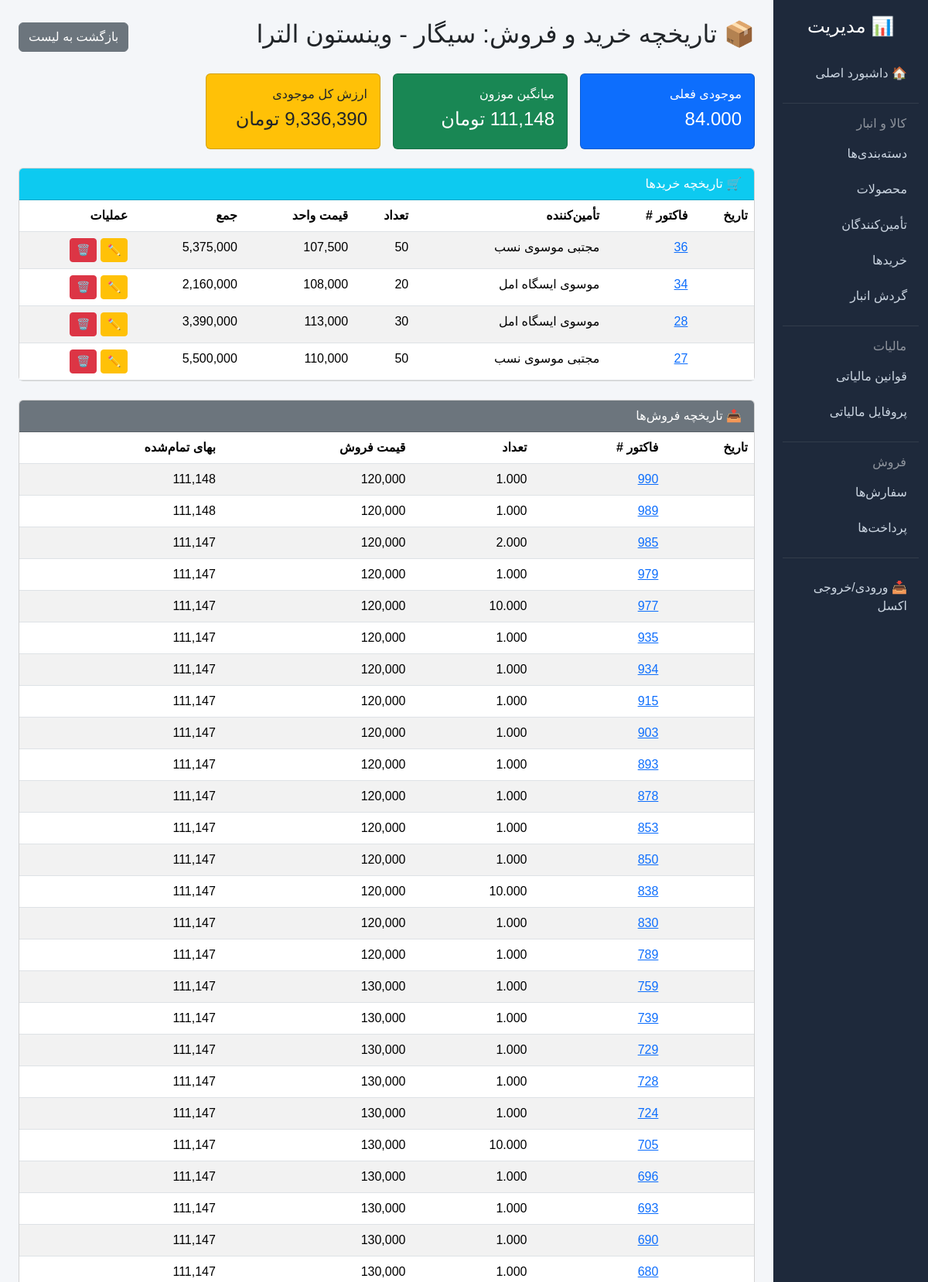
The app's page /management/products/2/purchases/ (signed in, upper part) with its own data.
### inventory/models.py (models this page shows, shortened)
class Product(models.Model):
    UNIT_CHOICES = [
        ('pack', 'بسته'),
        ('carton', 'کارتن'),
        ('piece', 'عدد'),
        ('kg', 'کیلوگرم'),
    ]
    name = models.CharField(max_length=200, verbose_name="نام کالا")
    barcode = models.CharField(max_length=50, unique=True, db_index=True, verbose_name="بارکد")
    category = models.ForeignKey(Category, on_delete=models.PROTECT, verbose_name="دسته‌بندی")
    unit = models.CharField(max_length=10, choices=UNIT_CHOICES, default='pack', verbose_name="واحد")
    purchase_price = models.DecimalField(max_digits=12, decimal_places=0, verbose_name="قیمت خرید (تومان)")
    selling_price = models.DecimalField(max_digits=12, decimal_places=0, verbose_name="قیمت فروش (تومان)")
    is_active = models.BooleanField(default=True, verbose_name="فعال")
    stock_quantity = models.DecimalField(
        max_digits=12, decimal_places=3, default=0,
        validators=[MinValueValidator(0)], verbose_name="موجودی"
    )
    inventory_cost = models.DecimalField(
        max_digits=14, decimal_places=0, default=0,
        verbose_name="ارزش موجودی (تومان)"
    )
    is_featured = models.BooleanField(default=False, verbose_name="نمایش در دسترسی سریع")
    class Meta:
        verbose_name = "محصول"
        verbose_name_plural = "محصولات"
    def __str__(self):
        if self.category:
            return f"{self.category.name} - {self.name}"
        return self.name

class Category(models.Model):
    name = models.CharField(max_length=100, unique=True, verbose_name="نام")
    parent = models.ForeignKey(
        'self', null=True, blank=True, on_delete=models.SET_NULL,
        verbose_name="والد"
    )
    class Meta:
        verbose_name = "دسته‌بندی"
        verbose_name_plural = "دسته‌بندی‌ها"

class PurchaseItem(models.Model):
    purchase = models.ForeignKey(Purchase, related_name='items', on_delete=models.CASCADE, verbose_name="فاکتور خرید")
    product = models.ForeignKey(Product, on_delete=models.PROTECT, verbose_name="کالا")
    quantity = models.PositiveIntegerField(verbose_name="تعداد")
    unit_price = models.DecimalField(max_digits=12, decimal_places=0, verbose_name="قیمت واحد (تومان)")
    tax_amount = models.DecimalField(max_digits=12, decimal_places=0, default=0, verbose_name="مالیات (تومان)")
    class Meta:
        verbose_name = "اقلام خرید"
        verbose_name_plural = "اقلام خرید"

class Purchase(models.Model):
    supplier = models.ForeignKey(Supplier, on_delete=models.PROTECT, verbose_name="تأمین‌کننده")
    created_at = models.DateTimeField(auto_now_add=True, verbose_name="تاریخ")
    total_amount = models.DecimalField(max_digits=14, decimal_places=0, verbose_name="مبلغ کل (تومان)")
    is_paid = models.BooleanField(default=False, verbose_name="پرداخت شده")
    class Meta:
        verbose_name = "خرید"
        verbose_name_plural = "خریدها"

class Supplier(models.Model):
    name = models.CharField(max_length=200, verbose_name="نام")
    phone = models.CharField(max_length=15, blank=True, verbose_name="تلفن")
    address = models.TextField(blank=True, verbose_name="آدرس")
    class Meta:
        verbose_name = "تأمین‌کننده"
        verbose_name_plural = "تأمین‌کنندگان"

### sales/models.py (models this page shows, shortened)
class OrderItem(models.Model):
    order = models.ForeignKey(Order, related_name='items', on_delete=models.CASCADE, verbose_name="سفارش")
    product = models.ForeignKey(Product, on_delete=models.PROTECT, verbose_name="کالا")
    quantity = models.DecimalField(max_digits=10, decimal_places=3, default=1, verbose_name="تعداد")
    unit_price = models.DecimalField(max_digits=12, decimal_places=0, verbose_name="قیمت فروش واحد (تومان)")
    tax_amount = models.DecimalField(max_digits=12, decimal_places=0, default=0, verbose_name="مالیات (تومان)")
    purchase_cost = models.DecimalField(
        max_digits=12, decimal_places=0, default=0,
        verbose_name="بهای تمام‌شده واحد (تومان)"
    )
    is_returned = models.BooleanField(default=False, verbose_name="برگشت خورده")
    returned_quantity = models.DecimalField(
        max_digits=10, decimal_places=3, default=0, verbose_name="تعداد برگشتی"
    )
    class Meta:
        verbose_name = "اقلام فروش"
        verbose_name_plural = "اقلام فروش"

class Order(models.Model):
    user = models.ForeignKey(settings.AUTH_USER_MODEL, on_delete=models.PROTECT, verbose_name="کاربر")
    customer = models.ForeignKey(Customer, null=True, blank=True, on_delete=models.SET_NULL, verbose_name="مشتری")
    customer_name = models.CharField(max_length=100, blank=True, null=True, verbose_name="نام مشتری")
    customer_phone = models.CharField(max_length=15, blank=True, null=True, verbose_name="تلفن مشتری")
    created_at = models.DateTimeField(auto_now_add=True, verbose_name="تاریخ ایجاد")
    is_paid = models.BooleanField(default=False, verbose_name="پرداخت شده")
    subtotal = models.DecimalField(max_digits=12, decimal_places=0, default=0, verbose_name="جمع کل")
    total_tax = models.DecimalField(max_digits=12, decimal_places=0, default=0, verbose_name="جمع مالیات")
    discount_type = models.CharField(max_length=10, default='none', verbose_name="نوع تخفیف")
    discount_value = models.DecimalField(max_digits=10, decimal_places=0, default=0, verbose_name="مقدار تخفیف")
    discount_amount = models.DecimalField(max_digits=12, decimal_places=0, default=0, verbose_name="مبلغ تخفیف")
    grand_total = models.DecimalField(max_digits=12, decimal_places=0, default=0, verbose_name="قابل پرداخت")
    is_held = models.BooleanField(default=False, verbose_name="نگهداری شده")
    held_at = models.DateTimeField(null=True, blank=True, verbose_name="تاریخ نگهداری")
    is_return = models.BooleanField(default=False, verbose_name="فاکتور برگشتی")
    original_order = models.ForeignKey(
        'self', null=True, blank=True, on_delete=models.SET_NULL,
        related_name='return_orders', verbose_name="فاکتور اصلی"
    )
    class Meta:
        verbose_name = "سفارش"
        verbose_name_plural = "سفارش‌ها"

### management/views.py (the view)
# urls.py: path('products/<int:pk>/purchases/', views.ProductPurchaseHistoryView.as_view(), name='product_purchase_history'),
class ProductPurchaseHistoryView(BaseManagementView, DetailView):
    model = Product
    template_name = 'management/product_purchase_history.html'
    context_object_name = 'product'
    def get_context_data(self, **kwargs):
        context = super().get_context_data(**kwargs)
        purchases = PurchaseItem.objects.filter(
            product=self.object
        ).select_related('purchase__supplier').order_by('-purchase__created_at')
        for item in purchases:
            item.row_total = item.quantity * item.unit_price
        context['purchases'] = purchases
        context['sales'] = OrderItem.objects.filter(
            product=self.object
        ).select_related('order').order_by('-order__created_at')[:50]
        context['current_stock'] = self.object.stock_quantity
        if self.object.stock_quantity > 0:
            context['current_avg'] = self.object.inventory_cost / self.object.stock_quantity
        else:
            context['current_avg'] = Decimal('0')
        context['current_value'] = self.object.inventory_cost
        return context

### core/templatetags/jalali_filters.py (called while the page is built)
@register.filter
def jalali_date(value, format="%Y/%m/%d %H:%M"):
    if value is None:
        return ""
    if hasattr(value, 'hour'):
        value = timezone.localtime(value)
    if hasattr(value, 'hour'):
        j_date = jdatetime.datetime.fromgregorian(datetime=value)
    else:
        j_date = jdatetime.date.fromgregorian(date=value)
    return j_date.strftime(format)

### management/templates/management/product_purchase_history.html (shortened to what this page needs)
{% extends 'management/base.html' %}
{% load humanize %}
{% load jalali_filters %}
{% block content %}
<div class="d-flex justify-content-between align-items-center mb-4">
    <h2>📦 تاریخچه خرید و فروش: {{ product }}</h2>
    <a href="{% url 'management:product_list' %}" class="btn btn-secondary">بازگشت به لیست</a>
</div>
<div class="row g-3 mb-4">
    <div class="col-md-3">
        <div class="card bg-primary text-white">
            <div class="card-body">
                <h6>موجودی فعلی</h6>
                <h4>{{ current_stock }}</h4>
            </div>
        </div>
    </div>
    <div class="col-md-3">
        <div class="card bg-success text-white">
            <div class="card-body">
                <h6>میانگین موزون</h6>
                <h4>{{ current_avg|floatformat:"0"|intcomma }} تومان</h4>
            </div>
        </div>
    </div>
    <div class="col-md-3">
        <div class="card bg-warning text-dark">
            <div class="card-body">
                <h6>ارزش کل موجودی</h6>
                <h4>{{ current_value|floatformat:"0"|intcomma }} تومان</h4>
            </div>
        </div>
    </div>
</div>
<div class="card mb-4">
    <div class="card-header bg-info text-white">🛒 تاریخچه خریدها</div>
    <div class="card-body p-0">
        {% if purchases %}
        <table class="table table-striped mb-0">
            <thead>
                <tr>
                    <th>تاریخ</th>
                    <th>فاکتور #</th>
                    <th>تأمین‌کننده</th>
                    <th>تعداد</th>
                    <th>قیمت واحد</th>
                    <th>جمع</th>
                    <th>عملیات</th>
                </tr>
            </thead>
            <tbody>
                {% for item in purchases %}
                <tr>
                    <td>{{ item.purchase.created_at|jalali_date:"%Y/%m/%d %H:%M" }}</td>
                    <td><a href="{% url 'management:purchase_detail' item.purchase.id %}">{{ item.purchase.id }}</a></td>
                    <td>{{ item.purchase.supplier.name }}</td>
                    <td>{{ item.quantity }}</td>
                    <td>{{ item.unit_price|intcomma }}</td>
                    <td>{{ item.row_total|floatformat:"0"|intcomma }}</td>
                    <td>
                        <a href="{% url 'management:purchase_item_update' item.id %}" class="btn btn-sm btn-warning">✏️</a>
                        <a href="{% url 'management:purchase_item_delete' item.id %}" class="btn btn-sm btn-danger">🗑️</a>
                    </td>
                </tr>
                {% endfor %}
            </tbody>
        </table>
        {% else %}
        <div class="p-3">هیچ خریدی ثبت نشده است.</div>
        {% endif %}
    </div>
</div>
<div class="card">
    <div class="card-header bg-secondary text-white">📤 تاریخچه فروش‌ها</div>
    <div class="card-body p-0">
        {% if sales %}
        <table class="table table-striped mb-0">
            <thead>
                <tr>
                    <th>تاریخ</th>
                    <th>فاکتور #</th>
                    <th>تعداد</th>
                    <th>قیمت فروش</th>
                    <th>بهای تمام‌شده</th>
                </tr>
            </thead>
            <tbody>
                {% for item in sales %}
                <tr>
                    <td>{{ item.order.created_at|jalali_date:"%Y/%m/%d %H:%M" }}</td>
                    <td><a href="{% url 'management:order_detail' item.order.id %}">{{ item.order.id }}</a></td>
                    <td>{{ item.quantity }}</td>
                    <td>{{ item.unit_price|intcomma }}</td>
                    <td>{{ item.purchase_cost|intcomma }}</td>
                </tr>
                {% endfor %}
            </tbody>
        </table>
        {% else %}
        <div class="p-3">هیچ فروشی ثبت نشده است.</div>
        {% endif %}
    </div>
</div>
{% endblock %}

### management/templates/management/base.html (style rules this page uses)
body { background: #f4f6f9; font-family: 'Vazir', Tahoma, sans-serif; }

### records on screen
Product: category+name "سیگار - وینستون الترا", stock_quantity "84.000"
PurchaseItem: purchase.id "36", purchase.supplier.name "مجتبی موسوی نسب", quantity "50", unit_price "107,500", row_total "5,375,000"
PurchaseItem: purchase.id "34", purchase.supplier.name "موسوی ایسگاه امل", quantity "20", unit_price "108,000", row_total "2,160,000"
PurchaseItem: purchase.id "28", purchase.supplier.name "موسوی ایسگاه امل", quantity "30", unit_price "113,000", row_total "3,390,000"
PurchaseItem: purchase.id "27", purchase.supplier.name "مجتبی موسوی نسب", quantity "50", unit_price "110,000", row_total "5,500,000"
OrderItem: order.id "990", quantity "1.000", unit_price "120,000", purchase_cost "111,148"
OrderItem: order.id "989", quantity "1.000", unit_price "120,000", purchase_cost "111,148"
OrderItem: order.id "985", quantity "2.000", unit_price "120,000", purchase_cost "111,147"
OrderItem: order.id "979", quantity "1.000", unit_price "120,000", purchase_cost "111,147"
OrderItem: order.id "977", quantity "10.000", unit_price "120,000", purchase_cost "111,147"
OrderItem: order.id "935", quantity "1.000", unit_price "120,000", purchase_cost "111,147"
OrderItem: order.id "934", quantity "1.000", unit_price "120,000", purchase_cost "111,147"
OrderItem: order.id "915", quantity "1.000", unit_price "120,000", purchase_cost "111,147"
OrderItem: order.id "903", quantity "1.000", unit_price "120,000", purchase_cost "111,147"
OrderItem: order.id "893", quantity "1.000", unit_price "120,000", purchase_cost "111,147"
OrderItem: order.id "878", quantity "1.000", unit_price "120,000", purchase_cost "111,147"
OrderItem: order.id "853", quantity "1.000", unit_price "120,000", purchase_cost "111,147"
OrderItem: order.id "850", quantity "1.000", unit_price "120,000", purchase_cost "111,147"
OrderItem: order.id "838", quantity "10.000", unit_price "120,000", purchase_cost "111,147"
OrderItem: order.id "830", quantity "1.000", unit_price "120,000", purchase_cost "111,147"
OrderItem: order.id "789", quantity "1.000", unit_price "120,000", purchase_cost "111,147"
OrderItem: order.id "759", quantity "1.000", unit_price "130,000", purchase_cost "111,147"
OrderItem: order.id "739", quantity "1.000", unit_price "130,000", purchase_cost "111,147"
OrderItem: order.id "729", quantity "1.000", unit_price "130,000", purchase_cost "111,147"
OrderItem: order.id "728", quantity "1.000", unit_price "130,000", purchase_cost "111,147"
OrderItem: order.id "724", quantity "1.000", unit_price "130,000", purchase_cost "111,147"
OrderItem: order.id "705", quantity "10.000", unit_price "130,000", purchase_cost "111,147"
OrderItem: order.id "696", quantity "1.000", unit_price "130,000", purchase_cost "111,147"
OrderItem: order.id "693", quantity "1.000", unit_price "130,000", purchase_cost "111,147"
OrderItem: order.id "690", quantity "1.000", unit_price "130,000", purchase_cost "111,147"
OrderItem: order.id "680", quantity "1.000", unit_price "130,000", purchase_cost "111,147"
